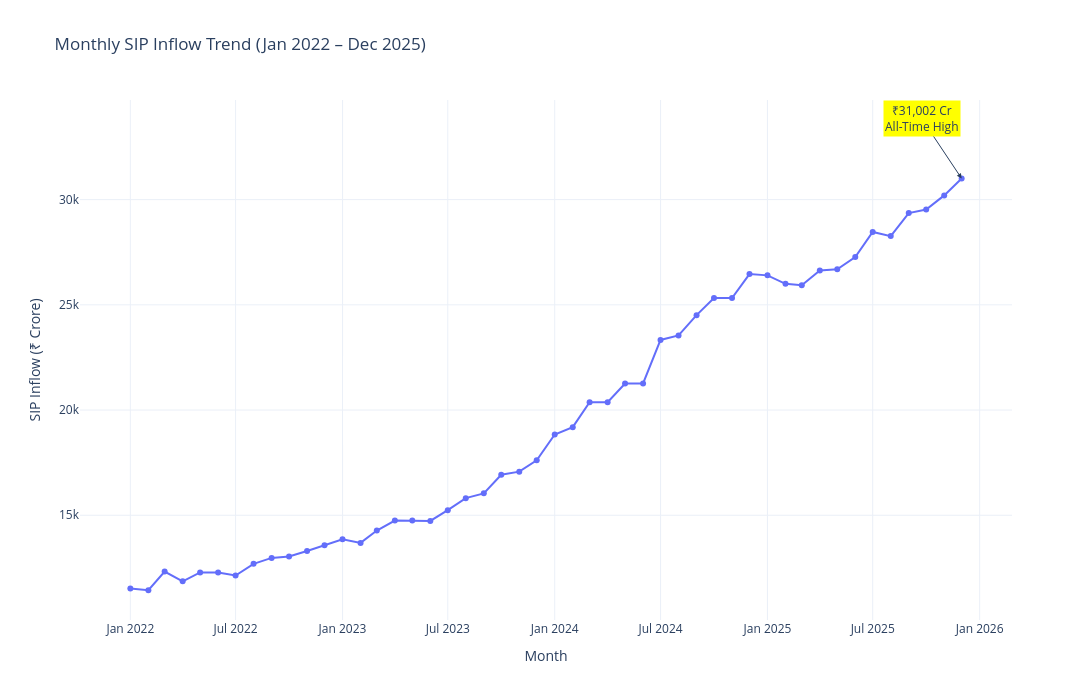

This figure's notebook cell:
### Code cell
import plotly.express as px

fig = px.line(
    sip,
    x="month",
    y="sip_inflow_crore",
    markers=True,
    title="Monthly SIP Inflow Trend (Jan 2022 – Dec 2025)"
)

fig.add_annotation(
    x=dec2025.iloc[0]["month"].strftime("%Y-%m-%d"),
    y=dec2025.iloc[0]["sip_inflow_crore"],
    text="₹31,002 Cr<br>All-Time High",
    showarrow=True,
    arrowhead=2,
    ax=-40,
    ay=-60,
    bgcolor="yellow"
)

fig.update_layout(
    template="plotly_white",
    width=1400,
    height=700,
    xaxis_title="Month",
    yaxis_title="SIP Inflow (₹ Crore)"
)
fig.show()

### Figure 1 — Plotly figure (JSON) as saved in the notebook; plotly's stock layout.template omitted (floating-point values rounded to 4 significant figures)
{"data": [{"hovertemplate": "month=%{x}<br>sip_inflow_crore=%{y}<extra></extra>", "legendgroup": "", "line": {"color": "#636efa", "dash": "solid"}, "marker": {"symbol": "circle"}, "mode": "lines+markers", "name": "", "orientation": "v", "showlegend": false, "type": "scatter", "x": ["2022-01-01T00:00:00", "2022-02-01T00:00:00", "2022-03-01T00:00:00", "2022-04-01T00:00:00", "2022-05-01T00:00:00", "2022-06-01T00:00:00", "2022-07-01T00:00:00", "2022-08-01T00:00:00", "2022-09-01T00:00:00", "2022-10-01T00:00:00", "2022-11-01T00:00:00", "2022-12-01T00:00:00", "2023-01-01T00:00:00", "2023-02-01T00:00:00", "2023-03-01T00:00:00", "2023-04-01T00:00:00", "2023-05-01T00:00:00", "2023-06-01T00:00:00", "2023-07-01T00:00:00", "2023-08-01T00:00:00", "2023-09-01T00:00:00", "2023-10-01T00:00:00", "2023-11-01T00:00:00", "2023-12-01T00:00:00", "2024-01-01T00:00:00", "2024-02-01T00:00:00", "2024-03-01T00:00:00", "2024-04-01T00:00:00", "2024-05-01T00:00:00", "2024-06-01T00:00:00", "2024-07-01T00:00:00", "2024-08-01T00:00:00", "2024-09-01T00:00:00", "2024-10-01T00:00:00", "2024-11-01T00:00:00", "2024-12-01T00:00:00", "2025-01-01T00:00:00", "2025-02-01T00:00:00", "2025-03-01T00:00:00", "2025-04-01T00:00:00", "2025-05-01T00:00:00", "2025-06-01T00:00:00", "2025-07-01T00:00:00", "2025-08-01T00:00:00", "2025-09-01T00:00:00", "2025-10-01T00:00:00", "2025-11-01T00:00:00", "2025-12-01T00:00:00"], "xaxis": "x", "y": [11517, 11438, 12328, 11863, 12286, 12276, 12140, 12694, 12976, 13040, 13306, 13573, 13856, 13687, 14276, 14749, 14749, 14734, 15245, 15814, 16042, 16928, 17073, 17610, 18838, 19187, 20371, 20371, 21262, 21262, 23332, 23547, 24509, 25323, 25320, 26459, 26400, 25999, 25926, 26632, 26688, 27274, 28464, 28265, 29361, 29529, 30200, 31002], "yaxis": "y"}], "layout": {"annotations": [{"arrowhead": 2, "ax": -40, "ay": -60, "bgcolor": "yellow", "showarrow": true, "text": "₹31,002 Cr<br>All-Time High", "x": "2025-12-01", "y": 31002}], "height": 700, "legend": {"tracegroupgap": 0}, "title": {"text": "Monthly SIP Inflow Trend (Jan 2022 – Dec 2025)"}, "width": 1400, "xaxis": {"anchor": "y", "domain": [0, 1], "title": {"text": "Month"}}, "yaxis": {"anchor": "x", "domain": [0, 1], "title": {"text": "SIP Inflow (₹ Crore)"}}}}
